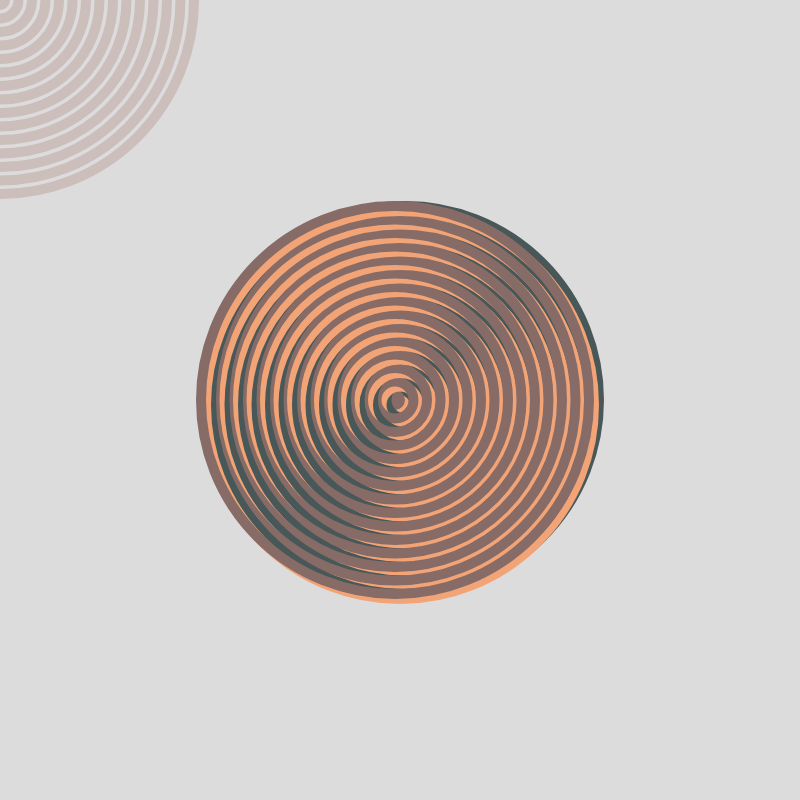
Frame 1 (no input)
Frame 60 (no input): identical to frame 1, image omitted
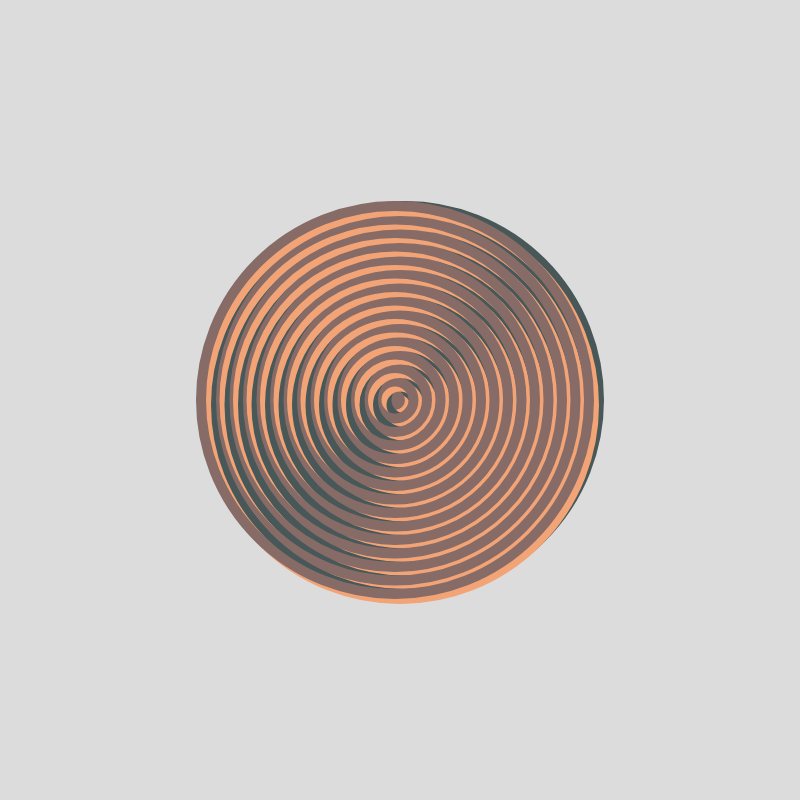
Frame 120 (the mouse pressed at the canvas centre since frame 60)

The p5.js sketch that drew these frames (run headless with seeded random() and noise() and a simulated clock; from frame 60 on, the mouse is pressed at the canvas centre):

// p5.js sketch
// ── sketch.js
function setup() {
  createCanvas(800, 800);
}

function draw() {
  background(220);

  noFill();

  for (let kreis = 10; kreis < width /2; kreis = kreis + 90 *0.3) {

    strokeWeight(10);
    stroke(204, 190, 187);
    circle(mouseX, mouseY, kreis);
    

    stroke(72, 88, 88);
    circle(405, 400, kreis);
    
    stroke(242, 164, 118);
    circle(400, 405, kreis);
    
    stroke(135, 107, 103);
    circle(395, 400, kreis);   

  }
}
